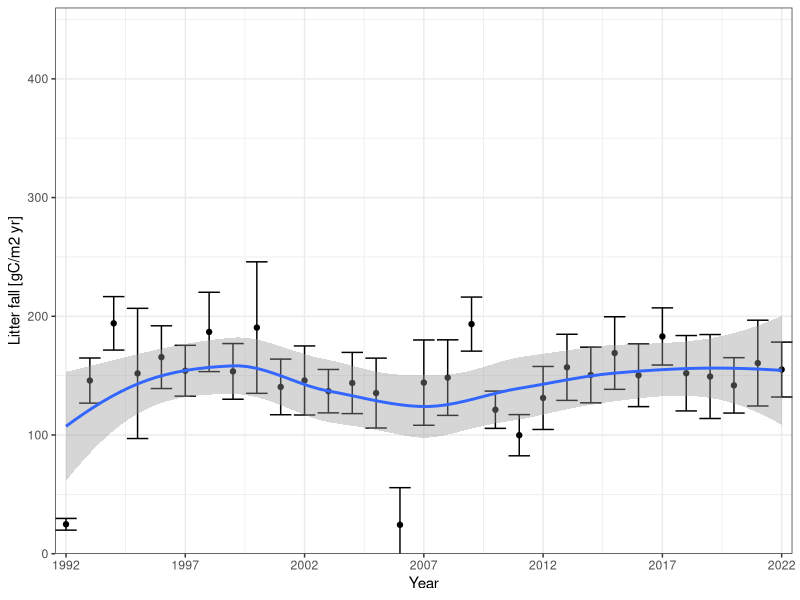

The R source for this figure:
## Hubbard Brook archived soil samples project ##
## Litter fall data ##
## Sophie von Fromm ##
## 2024-10-24 ##

library(tidyverse)

#litter fall: Oven dry weight of sample (g); litter trap: 0.097m2

litter_fall <- read_csv("./Data/HBEF_fine_litter_1992-2022.csv")

litter_fall_sum <- litter_fall %>% 
  filter(SITE == "BB" & TRTMT == "noCA" & ELEV == "Low") %>%
  dplyr::select(-contains("COUNT")) %>% 
  #remove "pooled" tags
  filter(TAG != "pooled") %>% 
  # replace missing values with long-term average
  mutate(DRY_MASS = replace(DRY_MASS, DRY_MASS < 0, NA)) %>% 
  mutate(DRY_MASS = ifelse(is.na(DRY_MASS), mean(DRY_MASS, na.rm = TRUE), DRY_MASS)) %>% 
  #calculate sum for each tag for each year and convert from g/0.097m2 to g/m2
  group_by(YEAR, TAG) %>% 
  summarise(sum_dry_mass = sum(DRY_MASS) * (1/0.097)) %>% 
  ungroup(TAG) %>% 
  summarise(mean_annual_litter_g = mean(sum_dry_mass),
            sd_annual_litter_g = sd(sum_dry_mass))
  

litter_fall_sum %>% 
  filter(YEAR < 2006) %>% 
  summary()

summary(litter_fall_sum$mean_annual_litter_g*0.49)

litter_fall_sum %>% 
  # multiply by 0.49 (~C content in foliage at low HBEF)
  ggplot(aes(x = YEAR, y = mean_annual_litter_g*0.49)) +
  geom_point() +
  geom_errorbar(aes(ymax = mean_annual_litter_g*0.49 + sd_annual_litter_g*0.49,
                    ymin = mean_annual_litter_g*0.49 - sd_annual_litter_g*0.49)) +
  geom_smooth() +
  theme_bw() +
  scale_y_continuous("Litter fall [gC/m2 yr]", expand = c(0,0)) +
  scale_x_continuous("Year", expand = c(0,0), breaks = seq(1992,2022,5)) +
  coord_cartesian(ylim = c(0,460))
  
  